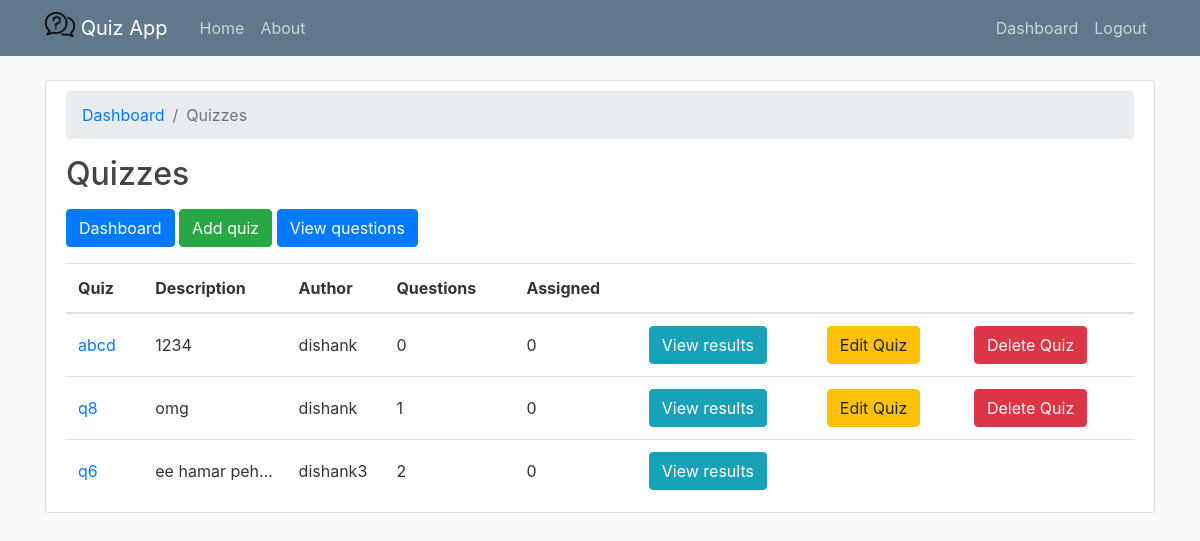
Screenshot of /quiz/view/ (signed in) with the database file from the repository.
### dashboard/models.py (models this page shows, shortened)
class Quiz(models.Model):
    title = models.CharField(max_length = 100)
    description = models.TextField()
    author = models.ForeignKey(Teacher, on_delete=models.CASCADE,related_name='quizzes')

class Teacher(models.Model):
    user = models.OneToOneField(User, on_delete=models.CASCADE, primary_key=True)
    def __str__(self):
        return self.user.username

class User(AbstractUser):
    is_student = models.BooleanField(default=False)
    is_teacher = models.BooleanField(default=False)

### dashboard/views.py (the view)
# urls.py: path('quiz/view/', ListQuizView.as_view(), name='quiz-view'),
@method_decorator(login_required, name="dispatch")
class ListQuizView(ListView):
    model = Quiz
    ordering = ('name', )
    context_object_name = 'quizzes'
    template_name = 'dashboard/quiz_list.html'
    def get_queryset(self):
        queryset = Quiz.objects.all() \
            .annotate(questions_count=Count('selected_question', distinct=True)) \
            .annotate(assigned_count=Count('assigned_quizzes', distinct=True))
        return queryset

### dashboard/templates/dashboard/quiz_list.html
{% extends "dashboard/base.html" %}
{% block content %}
<div class="content-section">
  <nav aria-label="breadcrumb">
    <ol class="breadcrumb">
        <li class="breadcrumb-item"><a href="{% url 'teacher-dashboard' %}">Dashboard</a></li>
        <li class="breadcrumb-item active" aria-current="page">Quizzes</li>
    </ol>
  </nav>
  <h2 class="mb-3">Quizzes</h2>
  <a href="{% url 'teacher-dashboard' %}" class="btn btn-primary mb-3" role="button">Dashboard</a>
  <a href="{% url 'quiz-add' %}" class="btn btn-success mb-3" role="button">Add quiz</a>
  <a href="{% url 'question-view' %}" class="btn btn-primary mb-3" role="button">View questions</a>
  <div class="table-responsive">
    <table class="table mb-0">
      <thead>
        <tr>
          <th>Quiz</th>
          <th>Description</th>
          <th>Author</th>
          <th>Questions</th>
          <th>Assigned</th>
          <th></th>
          <th></th>
          <th></th>
        </tr>
      </thead>
      <tbody>
        {% for quiz in quizzes %}
          <tr>
            <td class="align-middle"><a href="{% url 'quiz-edit' quiz.pk %}">{{ quiz.title }}</a></td>
            <td class="align-middle overflowing">{{ quiz.description }}</td>
            <td class="align-middle overflowing">{{ quiz.author }}</td>
            <td class="align-middle">{{ quiz.questions_count }}</td>
            <td class="align-middle">{{ quiz.assigned_count }}</td>
            <td class="align-middle">
              <a href="#" class="btn btn-info">View results</a>
            </td>
            {% if quiz.author == user.teacher %}
            <td class="align-middle">
              <a href="{% url 'quiz-edit' quiz.pk %}" class="btn btn-warning">Edit Quiz</a>
            </td>
            <td class="align-middle">
              <a href="{% url 'quiz-delete' quiz.pk %}" class="btn btn-danger">Delete Quiz</a>
            </td>
            {% else %}
            <td class="align-middle">
            </td>
            <td class="align-middle">
            </td>
            {% endif %}
          </tr>
        {% empty %}
          <tr>
            <td class="bg-light text-center font-italic" colspan="5">Nobody has added any quizzes yet. Go ahead and <a href="{% url 'quiz-add' %}">add the first quiz</a>.</td>
          </tr>
        {% endfor %}
      </tbody>
    </table>
  </div>
</div>
{% endblock content %}

### dashboard/static/dashboard/main.css (style rules this page uses)
body { background: #fafafa; color: #333333; margin-top: 5rem; }
h1, h2, h3, h4, h5, h6 { color: #444444; }
.content-section { background: #ffffff; padding: 10px 20px; border: 1px solid #dddddd; border-radius: 3px; margin-bottom: 20px; }
.overflowing { max-width: 0; overflow: hidden; text-overflow: ellipsis; white-space: nowrap; }

### rows the page displays
Quiz: title "abcd", description "1234", author "dishank", questions_count "0", assigned_count "0", shows "Edit Quiz"
Quiz: title "q8", description "omg", author "dishank", questions_count "1", assigned_count "0", shows "Edit Quiz"
Quiz: title "q6", description "ee hamar peh…", author "dishank3", questions_count "2", assigned_count "0"
